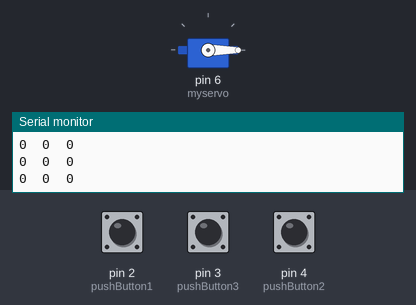
The sketch below on a simulated Arduino Uno, built with avr-gcc and run on an emulated ATmega328P. Parts: servo, the last lines printed to the serial monitor. Inputs (shaded band) come from the test bench; at power-on: pin 2 (pushButton1) LOW, pin 3 (pushButton3) LOW, pin 4 (pushButton2) LOW.

Above: at 1.2 s.
1.3 s: pin 2 (pushButton1) pulled HIGH for 0.15 s
At 2.1 s:
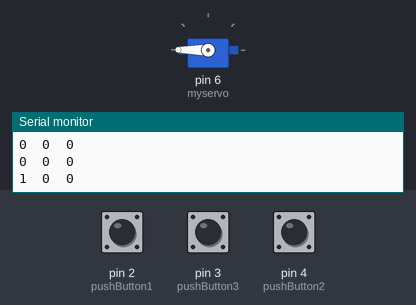
3.8 s: pin 2 (pushButton1) pulled HIGH for 1 s
At 5.4 s:
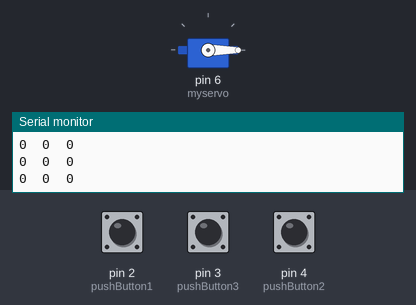
7.8 s: pin 2 (pushButton1) pulled HIGH for 3.2 s
At 9.0 s:
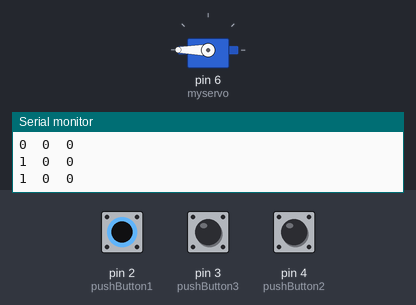
Timing chart, 0 to 13.3 s (numbered marks = the images above; inputs shaded):
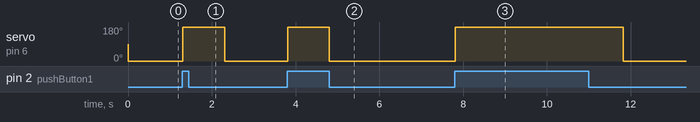

Measured:
- after the input at 1.3 s, servo on pin 6 (myservo): 0° → 180° at once, → 0° 1.0 s later
- after the input at 3.8 s, servo on pin 6 (myservo): 0° → 180° at once, → 0° 1.0 s later
- after the input at 7.8 s, servo on pin 6 (myservo): 0° → 180° at once, → 0° 4.0 s later

The sketch:

button_servo_test.ino
```cpp
#include <Servo.h>
Servo myservo;  //ประกาศตัวแปรแทน Servo

int pushButton1 = 2;
int pushButton2 = 4;
int pushButton3 = 3;

void setup() {
  Serial.begin(9600);
  pinMode(pushButton1, INPUT);
  pinMode(pushButton2, INPUT);
  pinMode(pushButton3, INPUT);
  myservo.attach(6);  // กำหนดขา 9 ควบคุม Servo
}

void loop() {
  int buttonState1 = digitalRead(pushButton1);
  int buttonState2 = digitalRead(pushButton2);
  int buttonState3 = digitalRead(pushButton3);


  Serial.print(buttonState1);
  Serial.print("\t");
  Serial.print(buttonState3);
  Serial.print("\t");
  Serial.println(buttonState2);
  delay(1);  // delay in between reads for stability
  if (buttonState1 == 1) {
    myservo.write(180);  // สั่งให้ Servo หมุนไปองศาที่ 180
    delay(1000);         // หน่วงเวลา 1000ms

  } else {
    myservo.write(0);  // สั่งให้ Servo หมุนไปองศาที่ 0
  }
}
```
